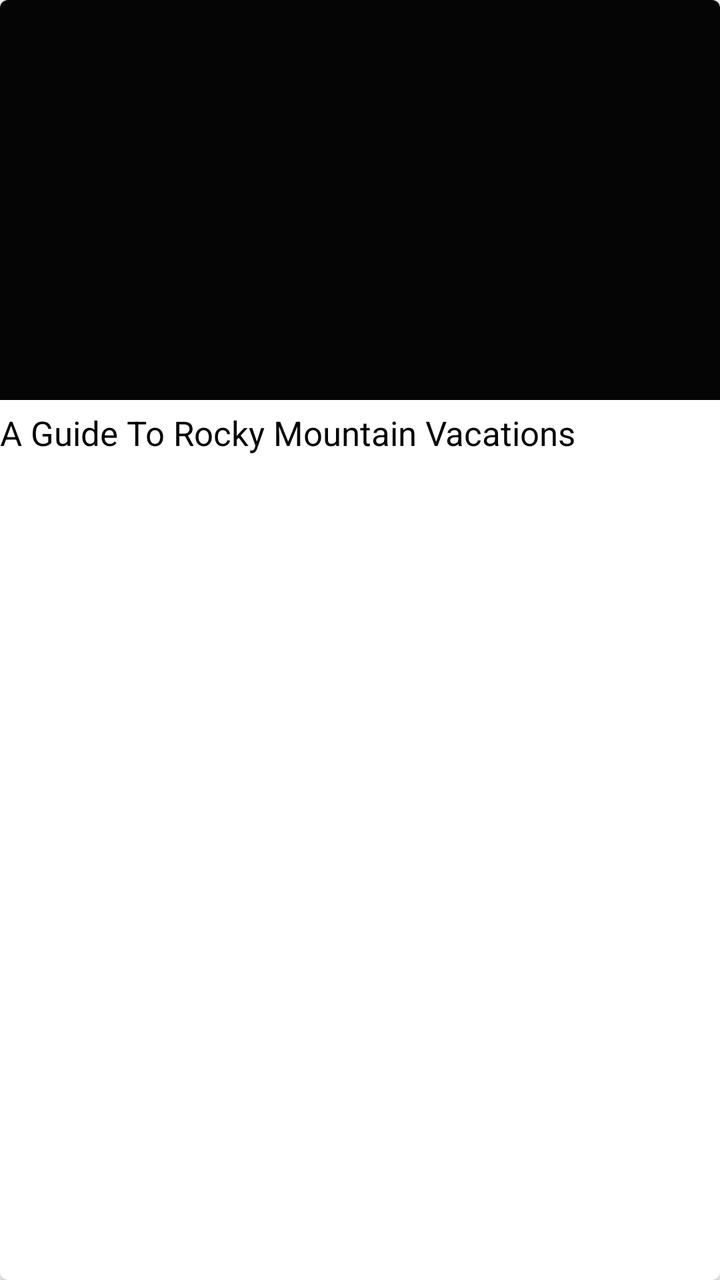
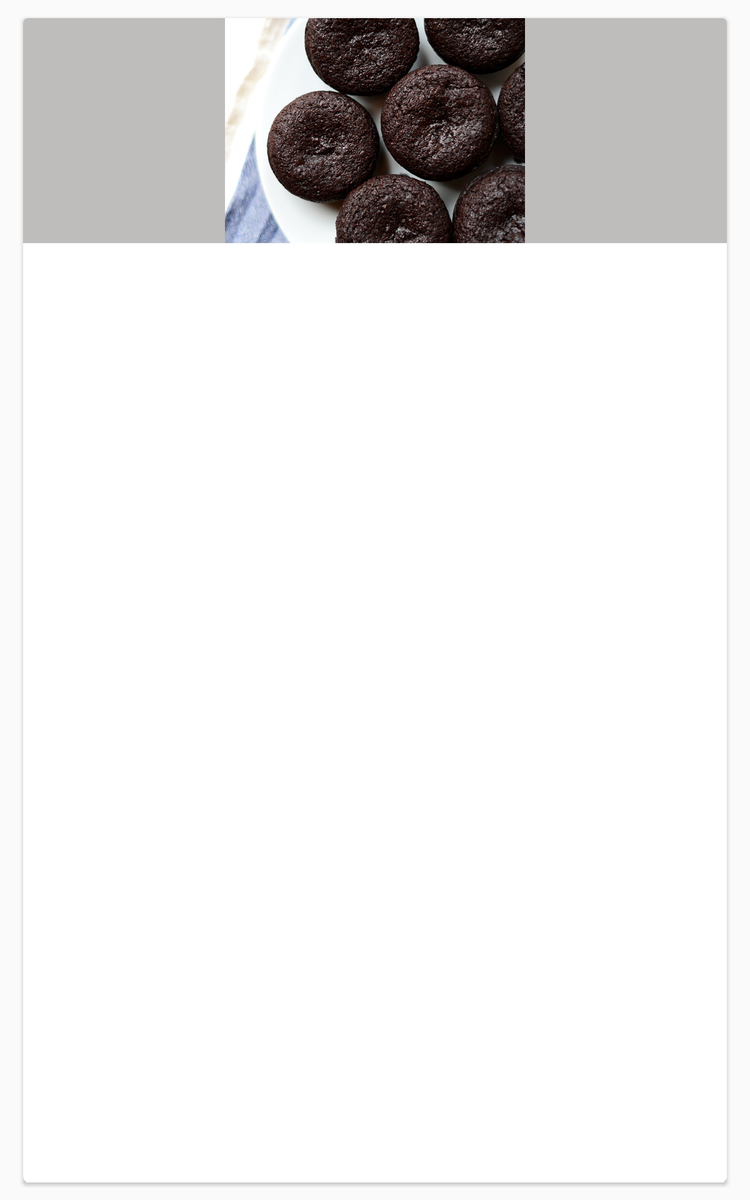

One screen, two layout resources from the same app: the default and the repository's alternative for another configuration. Each is rendered where Android would select it; the XML of both is given below.
<!-- AndroidManifest.xml: application theme AppTheme -->
<!-- res/layout/cards_list.xml -->
<?xml version="1.0" encoding="utf-8"?>
<LinearLayout xmlns:android="http://schemas.android.com/apk/res/android"
    android:orientation="vertical" android:layout_width="match_parent"
    android:layout_height="match_parent">

    <android.support.v7.widget.CardView
        xmlns:card_view="http://schemas.android.com/apk/res-auto"
        android:id="@+id/card_view"
        android:layout_gravity="center"
        android:layout_width="match_parent"
        android:layout_height="match_parent"
        card_view:cardCornerRadius="4dp">

        <RelativeLayout
            android:layout_width="match_parent"
            android:layout_height="match_parent">

            <ImageView
                android:id="@+id/recipe_image"
                android:layout_width="match_parent"
                android:layout_height="200dp"
                android:src="@drawable/shadow_overlay"
                android:gravity="center"
                android:background="@color/black"/>

            <TextView
                android:id="@+id/receipe_name"
                android:layout_width="match_parent"
                android:layout_height="wrap_content"
                android:layout_below="@id/recipe_image"
                android:textSize="17sp"
                android:layout_marginTop="5dp"
                android:textColor="@color/black"
                android:text="A Guide To Rocky Mountain Vacations"/>



            

        </RelativeLayout>

    </android.support.v7.widget.CardView>

</LinearLayout>
<!-- resources referenced by this layout -->
<resources>
  <color name="black">#050505</color>
  <style name="AppTheme" parent="Theme.AppCompat.Light.DarkActionBar">
          
          <item name="colorPrimary">@color/colorPrimary</item>
          <item name="colorPrimaryDark">@color/colorPrimaryDark</item>
          <item name="colorAccent">@color/colorAccent</item>
      </style>
  <color name="colorPrimary">#3F51B5</color>
  <color name="colorPrimaryDark">#303F9F</color>
  <color name="colorAccent">#FF4081</color>
</resources>
<!-- res/layout-sw600dp/cards_list.xml (the repository's variant of the layout above) -->
<!-- drawn on a 7-inch tablet held upright -->
<?xml version="1.0" encoding="utf-8"?>
<LinearLayout xmlns:android="http://schemas.android.com/apk/res/android"
    android:orientation="horizontal"
    android:weightSum="3"
    android:layout_width="match_parent"
    android:layout_height="match_parent"
    android:paddingTop="10dp"
    android:paddingBottom="10dp"
    android:paddingLeft="15dp"
    android:paddingRight="15dp">

    <android.support.v7.widget.CardView
        xmlns:card_view="http://schemas.android.com/apk/res-auto"
        android:id="@+id/card_view"
        android:layout_gravity="center_horizontal"
        android:layout_width="match_parent"
        android:layout_height="match_parent"
        card_view:cardUseCompatPadding="true"
        card_view:cardCornerRadius="4dp"
        card_view:cardElevation="2dp">

        <RelativeLayout
            android:layout_width="match_parent"
            android:layout_height="match_parent">

            <ImageView
                android:id="@+id/recipe_image"
                android:layout_width="match_parent"
                android:layout_height="180dp"
                android:gravity="center"
                android:src="@drawable/brownies"
                android:background="@color/grey"/>

            <TextView
                android:id="@+id/recipe_name"
                android:layout_width="match_parent"
                android:layout_height="wrap_content"
                android:layout_below="@id/recipe_image"
                android:textSize="24sp"
                android:paddingTop="24dp"
                android:paddingBottom="16dp"
                android:paddingLeft="16dp"
                android:paddingRight="16dp"
                android:textColor="@color/black" />

        </RelativeLayout>


    </android.support.v7.widget.CardView>

</LinearLayout>
<!-- resources referenced by the variant -->
<!-- as a 7-inch tablet held upright resolves them -->
<resources>
  <color name="black">#050505</color>
  <color name="grey">#bfbcbc</color>
  <!-- drawable brownies: png bitmap (drawable-mdpi, 218731 bytes) -->
  <style name="AppTheme" parent="Theme.AppCompat.Light.DarkActionBar">
          
          <item name="colorPrimary">@color/colorPrimary</item>
          <item name="colorPrimaryDark">@color/colorPrimaryDark</item>
          <item name="colorAccent">@color/colorAccent</item>
      </style>
  <color name="colorPrimary">#3F51B5</color>
  <color name="colorPrimaryDark">#303F9F</color>
  <color name="colorAccent">#FF4081</color>
</resources>
